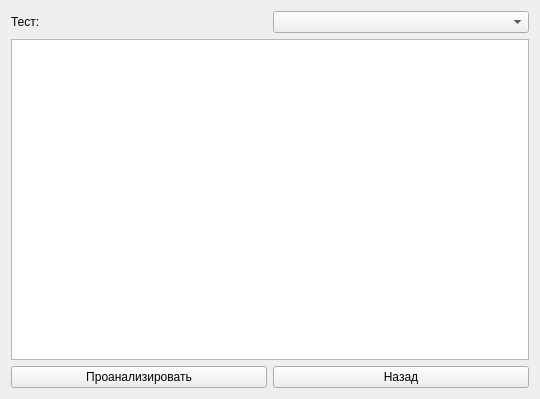
<?xml version="1.0" encoding="UTF-8"?>
<ui version="4.0">
 <class>Analiz</class>
 <widget class="QWidget" name="Analiz">
  <property name="geometry">
   <rect>
    <x>0</x>
    <y>0</y>
    <width>540</width>
    <height>399</height>
   </rect>
  </property>
  <property name="windowTitle">
   <string>Form</string>
  </property>
  <layout class="QGridLayout" name="gridLayout">
   <item row="2" column="0">
    <layout class="QHBoxLayout" name="horizontalLayout">
     <item>
      <widget class="QPushButton" name="pushButton">
       <property name="text">
        <string>Проанализировать</string>
       </property>
      </widget>
     </item>
     <item>
      <widget class="QPushButton" name="pushButton_2">
       <property name="text">
        <string>Назад</string>
       </property>
      </widget>
     </item>
    </layout>
   </item>
   <item row="0" column="0">
    <layout class="QHBoxLayout" name="horizontalLayout_2">
     <item>
      <widget class="QLabel" name="label">
       <property name="text">
        <string>Тест:</string>
       </property>
      </widget>
     </item>
     <item>
      <widget class="QComboBox" name="comboBox"/>
     </item>
    </layout>
   </item>
   <item row="1" column="0">
    <widget class="QTableWidget" name="tableWidget"/>
   </item>
  </layout>
 </widget>
 <resources/>
 <connections/>
</ui>
